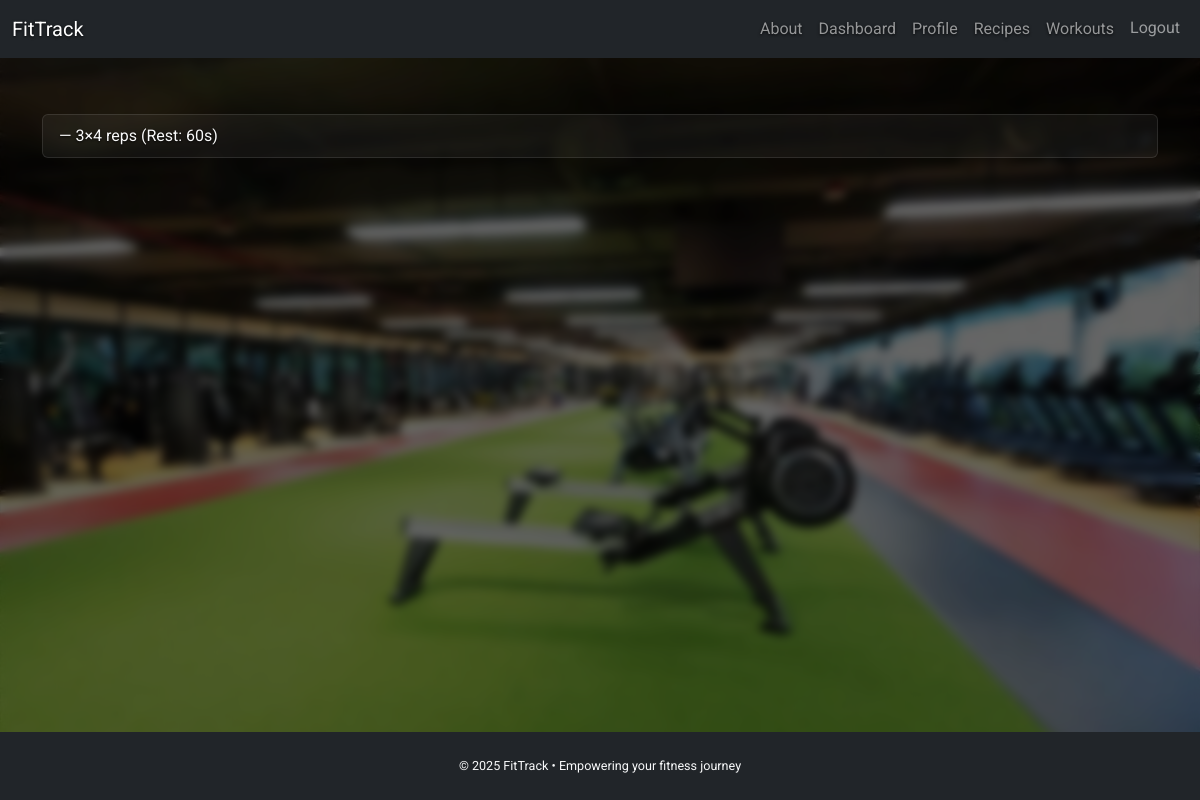
The app's page /workout_plan/33/ (signed in) with its own data.
### common/models.py (models this page shows, shortened)
class WorkoutExercise(models.Model):
    plan = models.ForeignKey(WorkoutPlan, on_delete=models.CASCADE, related_name='exercises')
    workout_type = models.CharField(
        max_length=20,
        choices=DifficultyChoices,
    )
    exercise = models.ForeignKey('Exercise', on_delete=models.CASCADE)
    sets = models.PositiveIntegerField()
    reps = models.PositiveIntegerField()
    rest_seconds = models.PositiveIntegerField(default=60)

### common/views.py (the view)
# urls.py: path('<int:pk>/', views.WorkoutPlanDetailView.as_view(), name="workout_plan_detail"),
class WorkoutPlanDetailView(LoginRequiredMixin, DetailView):
    model = WorkoutPlan
    template_name = 'common/workout_plan_detail.html'
    def get_queryset(self):
        return WorkoutPlan.objects.filter(user=self.request.user)

### templates/common/workout_plan_detail.html (shortened to what this page needs)
{% extends 'common/base.html' %}
{% block content %}
  <ul class="list-group">
    {% for ex in object.exercises.all %}
      <li class="list-group-item">
        {{ ex.name }} — {{ ex.sets }}×{{ ex.reps }} reps (Rest: {{ ex.rest_seconds }}s)
      </li>
    {% endfor %}
  </ul>
{% endblock %}

### static/css/styles.css (style rules this page uses)
body { font-family: 'Roboto', sans-serif; background: url('../images/gym.jpg') no-repeat center center fixed; background-size: cover; color: #f1f1f1; position: relative; line-height: 1.6; }
body::before { content: ""; position: fixed; top: 0; left: 0; width: 100%; height: 100%; background-color: rgba(0, 0, 0, 0.6); backdrop-filter: blur(5px); z-index: -1; }
.list-group-item { color: #f9f9f9 !important; background-color: rgba(255, 255, 255, 0.05); text-shadow: 0 1px 2px rgba(0, 0, 0, 0.8); border: 1px solid rgba(255, 255, 255, 0.1); }

### records on screen
WorkoutExercise: sets "3", reps "4", rest_seconds "60"
